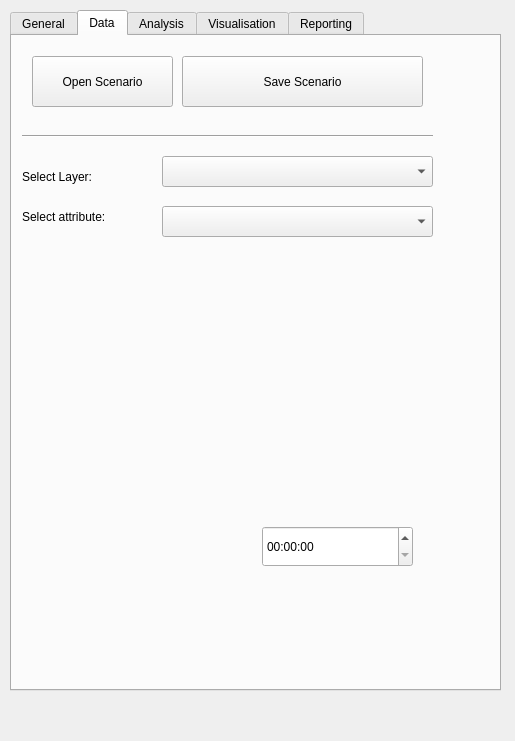
<?xml version="1.0" encoding="UTF-8"?>
<ui version="4.0">
 <class>DockWidget</class>
 <widget class="QDockWidget" name="DockWidget">
  <property name="geometry">
   <rect>
    <x>0</x>
    <y>0</y>
    <width>515</width>
    <height>741</height>
   </rect>
  </property>
  <property name="windowTitle">
   <string>DockWidget</string>
  </property>
  <widget class="QWidget" name="dockWidgetContents">
   <widget class="QTabWidget" name="Visualisation">
    <property name="geometry">
     <rect>
      <x>10</x>
      <y>10</y>
      <width>491</width>
      <height>681</height>
     </rect>
    </property>
    <property name="currentIndex">
     <number>1</number>
    </property>
    <widget class="QWidget" name="generaltab">
     <property name="whatsThis">
      <string/>
     </property>
     <property name="accessibleName">
      <string/>
     </property>
     <attribute name="title">
      <string>General</string>
     </attribute>
     <widget class="QLabel" name="ccslabel">
      <property name="geometry">
       <rect>
        <x>80</x>
        <y>10</y>
        <width>321</width>
        <height>61</height>
       </rect>
      </property>
      <property name="font">
       <font>
        <pointsize>13</pointsize>
        <weight>75</weight>
        <bold>true</bold>
       </font>
      </property>
      <property name="text">
       <string>Command and Control System</string>
      </property>
     </widget>
     <widget class="QLabel" name="firelabel">
      <property name="geometry">
       <rect>
        <x>190</x>
        <y>50</y>
        <width>71</width>
        <height>41</height>
       </rect>
      </property>
      <property name="font">
       <font>
        <pointsize>13</pointsize>
        <weight>75</weight>
        <bold>true</bold>
       </font>
      </property>
      <property name="text">
       <string>FIRE</string>
      </property>
     </widget>
     <widget class="QPushButton" name="firelocationbutton">
      <property name="geometry">
       <rect>
        <x>120</x>
        <y>110</y>
        <width>211</width>
        <height>111</height>
       </rect>
      </property>
      <property name="font">
       <font>
        <weight>75</weight>
        <bold>true</bold>
       </font>
      </property>
      <property name="layoutDirection">
       <enum>Qt::RightToLeft</enum>
      </property>
      <property name="autoFillBackground">
       <bool>false</bool>
      </property>
      <property name="text">
       <string>Fire Location</string>
      </property>
      <property name="icon">
       <iconset>
        <normaloff>FIRE.png</normaloff>FIRE.png</iconset>
      </property>
      <property name="iconSize">
       <size>
        <width>100</width>
        <height>100</height>
       </size>
      </property>
     </widget>
     <widget class="QLabel" name="chooseservicelabel">
      <property name="geometry">
       <rect>
        <x>20</x>
        <y>280</y>
        <width>251</width>
        <height>41</height>
       </rect>
      </property>
      <property name="font">
       <font>
        <weight>75</weight>
        <bold>true</bold>
       </font>
      </property>
      <property name="text">
       <string>Choose Service:</string>
      </property>
     </widget>
     <widget class="QPushButton" name="policebutton">
      <property name="geometry">
       <rect>
        <x>20</x>
        <y>340</y>
        <width>121</width>
        <height>101</height>
       </rect>
      </property>
      <property name="text">
       <string/>
      </property>
      <property name="icon">
       <iconset>
        <normaloff>police-car2.png</normaloff>police-car2.png</iconset>
      </property>
      <property name="iconSize">
       <size>
        <width>130</width>
        <height>130</height>
       </size>
      </property>
     </widget>
     <widget class="QPushButton" name="firetruckbutton">
      <property name="geometry">
       <rect>
        <x>160</x>
        <y>340</y>
        <width>131</width>
        <height>101</height>
       </rect>
      </property>
      <property name="text">
       <string/>
      </property>
      <property name="icon">
       <iconset>
        <normaloff>1.png</normaloff>1.png</iconset>
      </property>
      <property name="iconSize">
       <size>
        <width>100</width>
        <height>120</height>
       </size>
      </property>
     </widget>
     <widget class="QPushButton" name="ambulancebutton">
      <property name="geometry">
       <rect>
        <x>320</x>
        <y>340</y>
        <width>131</width>
        <height>101</height>
       </rect>
      </property>
      <property name="text">
       <string/>
      </property>
      <property name="icon">
       <iconset>
        <normaloff>ambulance2.png</normaloff>ambulance2.png</iconset>
      </property>
      <property name="iconSize">
       <size>
        <width>110</width>
        <height>110</height>
       </size>
      </property>
     </widget>
     <widget class="Line" name="generalline">
      <property name="geometry">
       <rect>
        <x>10</x>
        <y>250</y>
        <width>471</width>
        <height>16</height>
       </rect>
      </property>
      <property name="orientation">
       <enum>Qt::Horizontal</enum>
      </property>
     </widget>
    </widget>
    <widget class="QWidget" name="datatab">
     <attribute name="title">
      <string>Data</string>
     </attribute>
     <widget class="QPushButton" name="openscenariobutton">
      <property name="geometry">
       <rect>
        <x>20</x>
        <y>20</y>
        <width>141</width>
        <height>51</height>
       </rect>
      </property>
      <property name="text">
       <string>Open Scenario</string>
      </property>
     </widget>
     <widget class="QPushButton" name="savescenariobutton">
      <property name="geometry">
       <rect>
        <x>170</x>
        <y>20</y>
        <width>241</width>
        <height>51</height>
       </rect>
      </property>
      <property name="text">
       <string>Save Scenario</string>
      </property>
     </widget>
     <widget class="QLabel" name="selectlayerlabel">
      <property name="geometry">
       <rect>
        <x>10</x>
        <y>120</y>
        <width>111</width>
        <height>41</height>
       </rect>
      </property>
      <property name="text">
       <string>Select Layer:</string>
      </property>
     </widget>
     <widget class="QComboBox" name="selectlayercombo">
      <property name="geometry">
       <rect>
        <x>150</x>
        <y>120</y>
        <width>271</width>
        <height>31</height>
       </rect>
      </property>
     </widget>
     <widget class="Line" name="locatefireline">
      <property name="geometry">
       <rect>
        <x>10</x>
        <y>90</y>
        <width>411</width>
        <height>20</height>
       </rect>
      </property>
      <property name="orientation">
       <enum>Qt::Horizontal</enum>
      </property>
     </widget>
     <widget class="QTimeEdit" name="datatime">
      <property name="geometry">
       <rect>
        <x>250</x>
        <y>490</y>
        <width>151</width>
        <height>41</height>
       </rect>
      </property>
      <property name="wrapping">
       <bool>false</bool>
      </property>
      <property name="currentSection">
       <enum>QDateTimeEdit::SecondSection</enum>
      </property>
     </widget>
     <widget class="QLabel" name="selectattributelabel">
      <property name="geometry">
       <rect>
        <x>10</x>
        <y>160</y>
        <width>151</width>
        <height>41</height>
       </rect>
      </property>
      <property name="text">
       <string>Select attribute:</string>
      </property>
     </widget>
     <widget class="QComboBox" name="selectattributecombo">
      <property name="geometry">
       <rect>
        <x>150</x>
        <y>170</y>
        <width>271</width>
        <height>31</height>
       </rect>
      </property>
     </widget>
    </widget>
    <widget class="QWidget" name="analysistab">
     <property name="toolTip">
      <string>&lt;html&gt;&lt;head/&gt;&lt;body&gt;&lt;p&gt;&lt;br/&gt;&lt;/p&gt;&lt;/body&gt;&lt;/html&gt;</string>
     </property>
     <property name="styleSheet">
      <string notr="true"/>
     </property>
     <attribute name="title">
      <string>Analysis</string>
     </attribute>
     <widget class="QPushButton" name="hydrantsbutton">
      <property name="geometry">
       <rect>
        <x>20</x>
        <y>180</y>
        <width>141</width>
        <height>121</height>
       </rect>
      </property>
      <property name="text">
       <string/>
      </property>
      <property name="icon">
       <iconset>
        <normaloff>hydrantsicon.png</normaloff>hydrantsicon.png</iconset>
      </property>
      <property name="iconSize">
       <size>
        <width>120</width>
        <height>120</height>
       </size>
      </property>
     </widget>
     <widget class="QPushButton" name="shortestroutebutton">
      <property name="geometry">
       <rect>
        <x>10</x>
        <y>100</y>
        <width>181</width>
        <height>51</height>
       </rect>
      </property>
      <property name="text">
       <string>Shortest Route</string>
      </property>
     </widget>
     <widget class="QPushButton" name="cheanroutebutton">
      <property name="geometry">
       <rect>
        <x>210</x>
        <y>100</y>
        <width>191</width>
        <height>51</height>
       </rect>
      </property>
      <property name="text">
       <string>Clean Route</string>
      </property>
     </widget>
     <widget class="QPushButton" name="smokebufferbutton">
      <property name="geometry">
       <rect>
        <x>20</x>
        <y>340</y>
        <width>141</width>
        <height>111</height>
       </rect>
      </property>
      <property name="text">
       <string/>
      </property>
      <property name="icon">
       <iconset>
        <normaloff>Transparent_Smoke_Clipart_PNG_Image.png</normaloff>Transparent_Smoke_Clipart_PNG_Image.png</iconset>
      </property>
      <property name="iconSize">
       <size>
        <width>120</width>
        <height>120</height>
       </size>
      </property>
     </widget>
     <widget class="QPushButton" name="buildingbutton">
      <property name="geometry">
       <rect>
        <x>20</x>
        <y>480</y>
        <width>141</width>
        <height>111</height>
       </rect>
      </property>
      <property name="text">
       <string/>
      </property>
      <property name="icon">
       <iconset>
        <normaloff>building-20clip-20art-12065771771975582164reporter_flat.svg.med.png</normaloff>building-20clip-20art-12065771771975582164reporter_flat.svg.med.png</iconset>
      </property>
      <property name="iconSize">
       <size>
        <width>150</width>
        <height>100</height>
       </size>
      </property>
     </widget>
     <widget class="QPushButton" name="updatesmokebutton">
      <property name="geometry">
       <rect>
        <x>210</x>
        <y>370</y>
        <width>171</width>
        <height>41</height>
       </rect>
      </property>
      <property name="text">
       <string>Update Smoke </string>
      </property>
     </widget>
     <widget class="QPushButton" name="networkbutton">
      <property name="geometry">
       <rect>
        <x>10</x>
        <y>30</y>
        <width>181</width>
        <height>51</height>
       </rect>
      </property>
      <property name="text">
       <string>Road Network</string>
      </property>
     </widget>
     <widget class="QPushButton" name="buildingupdate">
      <property name="geometry">
       <rect>
        <x>210</x>
        <y>520</y>
        <width>171</width>
        <height>41</height>
       </rect>
      </property>
      <property name="text">
       <string>Update Buildings</string>
      </property>
     </widget>
     <widget class="Line" name="analysisline1">
      <property name="geometry">
       <rect>
        <x>0</x>
        <y>160</y>
        <width>481</width>
        <height>16</height>
       </rect>
      </property>
      <property name="orientation">
       <enum>Qt::Horizontal</enum>
      </property>
     </widget>
     <widget class="QLabel" name="getwatersourcelabel">
      <property name="geometry">
       <rect>
        <x>20</x>
        <y>310</y>
        <width>141</width>
        <height>16</height>
       </rect>
      </property>
      <property name="text">
       <string>Get Water sources</string>
      </property>
     </widget>
     <widget class="QLabel" name="buildingindangerlable">
      <property name="geometry">
       <rect>
        <x>20</x>
        <y>600</y>
        <width>181</width>
        <height>21</height>
       </rect>
      </property>
      <property name="text">
       <string>Get Buildings in Danger</string>
      </property>
     </widget>
     <widget class="QPushButton" name="cleanwatersourcebutton">
      <property name="geometry">
       <rect>
        <x>210</x>
        <y>180</y>
        <width>141</width>
        <height>121</height>
       </rect>
      </property>
      <property name="text">
       <string/>
      </property>
      <property name="icon">
       <iconset>
        <normaloff>hydrantsicon2.png</normaloff>hydrantsicon2.png</iconset>
      </property>
      <property name="iconSize">
       <size>
        <width>100</width>
        <height>100</height>
       </size>
      </property>
     </widget>
     <widget class="QPushButton" name="addobstaclesbutton">
      <property name="geometry">
       <rect>
        <x>210</x>
        <y>30</y>
        <width>191</width>
        <height>51</height>
       </rect>
      </property>
      <property name="text">
       <string>Add Obstacles</string>
      </property>
     </widget>
     <widget class="Line" name="analysisline2">
      <property name="geometry">
       <rect>
        <x>-10</x>
        <y>320</y>
        <width>511</width>
        <height>16</height>
       </rect>
      </property>
      <property name="orientation">
       <enum>Qt::Horizontal</enum>
      </property>
     </widget>
     <widget class="QTimeEdit" name="analysitime">
      <property name="geometry">
       <rect>
        <x>320</x>
        <y>600</y>
        <width>141</width>
        <height>22</height>
       </rect>
      </property>
     </widget>
     <widget class="QLabel" name="label_4">
      <property name="geometry">
       <rect>
        <x>200</x>
        <y>310</y>
        <width>151</width>
        <height>16</height>
       </rect>
      </property>
      <property name="text">
       <string>Clean water sources</string>
      </property>
     </widget>
     <widget class="QLabel" name="label_5">
      <property name="geometry">
       <rect>
        <x>40</x>
        <y>450</y>
        <width>171</width>
        <height>16</height>
       </rect>
      </property>
      <property name="text">
       <string>Get Smoke Area</string>
      </property>
     </widget>
    </widget>
    <widget class="QWidget" name="visualizationtab">
     <attribute name="title">
      <string>Visualisation</string>
     </attribute>
     <widget class="QTimeEdit" name="timeEdit">
      <property name="geometry">
       <rect>
        <x>327</x>
        <y>571</y>
        <width>141</width>
        <height>31</height>
       </rect>
      </property>
     </widget>
     <widget class="QLabel" name="label">
      <property name="geometry">
       <rect>
        <x>60</x>
        <y>150</y>
        <width>451</width>
        <height>21</height>
       </rect>
      </property>
      <property name="text">
       <string>Population needed evacuation</string>
      </property>
     </widget>
     <widget class="QLabel" name="label_2">
      <property name="geometry">
       <rect>
        <x>60</x>
        <y>270</y>
        <width>221</width>
        <height>31</height>
       </rect>
      </property>
      <property name="text">
       <string>Fire Duration</string>
      </property>
     </widget>
     <widget class="QLabel" name="label_3">
      <property name="geometry">
       <rect>
        <x>50</x>
        <y>390</y>
        <width>241</width>
        <height>51</height>
       </rect>
      </property>
      <property name="text">
       <string>Affected Buildings</string>
      </property>
     </widget>
    </widget>
    <widget class="QWidget" name="reporting">
     <attribute name="title">
      <string>Reporting</string>
     </attribute>
     <widget class="QLabel" name="featurecounterlabel">
      <property name="geometry">
       <rect>
        <x>0</x>
        <y>20</y>
        <width>151</width>
        <height>41</height>
       </rect>
      </property>
      <property name="text">
       <string>Feature counter:</string>
      </property>
     </widget>
     <widget class="QTextEdit" name="featuretext">
      <property name="geometry">
       <rect>
        <x>130</x>
        <y>20</y>
        <width>191</width>
        <height>31</height>
       </rect>
      </property>
     </widget>
     <widget class="QPushButton" name="updatefeaturebutton">
      <property name="geometry">
       <rect>
        <x>330</x>
        <y>20</y>
        <width>91</width>
        <height>31</height>
       </rect>
      </property>
      <property name="text">
       <string>Update</string>
      </property>
     </widget>
     <widget class="QTextEdit" name="savepathtest">
      <property name="geometry">
       <rect>
        <x>0</x>
        <y>60</y>
        <width>321</width>
        <height>31</height>
       </rect>
      </property>
     </widget>
     <widget class="QPushButton" name="savepathbuton">
      <property name="geometry">
       <rect>
        <x>332</x>
        <y>57</y>
        <width>91</width>
        <height>31</height>
       </rect>
      </property>
      <property name="text">
       <string>...</string>
      </property>
     </widget>
     <widget class="QPushButton" name="savemapbutton">
      <property name="geometry">
       <rect>
        <x>110</x>
        <y>100</y>
        <width>141</width>
        <height>41</height>
       </rect>
      </property>
      <property name="text">
       <string>Save map</string>
      </property>
     </widget>
     <widget class="QTextEdit" name="reportingtext1">
      <property name="geometry">
       <rect>
        <x>0</x>
        <y>150</y>
        <width>431</width>
        <height>141</height>
       </rect>
      </property>
     </widget>
     <widget class="QTextEdit" name="reportingtext2">
      <property name="geometry">
       <rect>
        <x>0</x>
        <y>300</y>
        <width>431</width>
        <height>141</height>
       </rect>
      </property>
     </widget>
     <widget class="QTimeEdit" name="reportingtime">
      <property name="geometry">
       <rect>
        <x>280</x>
        <y>470</y>
        <width>151</width>
        <height>41</height>
       </rect>
      </property>
      <property name="wrapping">
       <bool>false</bool>
      </property>
      <property name="currentSection">
       <enum>QDateTimeEdit::SecondSection</enum>
      </property>
     </widget>
    </widget>
   </widget>
  </widget>
 </widget>
 <resources/>
 <connections/>
</ui>
